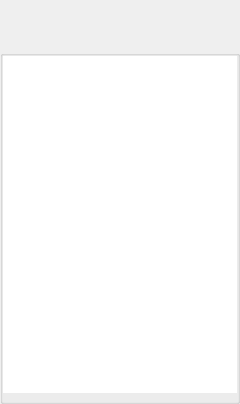
<?xml version="1.0" encoding="UTF-8"?>
<ui version="4.0">
 <class>DownloadsDialog</class>
 <widget class="QDialog" name="DownloadsDialog">
  <property name="windowModality">
   <enum>Qt::ApplicationModal</enum>
  </property>
  <property name="geometry">
   <rect>
    <x>0</x>
    <y>0</y>
    <width>240</width>
    <height>404</height>
   </rect>
  </property>
  <property name="maximumSize">
   <size>
    <width>16777215</width>
    <height>16777215</height>
   </size>
  </property>
  <property name="windowTitle">
   <string notr="true">Menu</string>
  </property>
  <property name="windowOpacity">
   <double>1.000000000000000</double>
  </property>
  <property name="toolTip">
   <string/>
  </property>
  <layout class="QVBoxLayout" name="verticalLayout">
   <property name="spacing">
    <number>0</number>
   </property>
   <property name="leftMargin">
    <number>0</number>
   </property>
   <property name="topMargin">
    <number>0</number>
   </property>
   <property name="rightMargin">
    <number>0</number>
   </property>
   <property name="bottomMargin">
    <number>0</number>
   </property>
   <item>
    <widget class="TitleBarWidget" name="m_TitleBarWidget" native="true">
     <property name="sizePolicy">
      <sizepolicy hsizetype="Preferred" vsizetype="Preferred">
       <horstretch>0</horstretch>
       <verstretch>0</verstretch>
      </sizepolicy>
     </property>
     <property name="minimumSize">
      <size>
       <width>0</width>
       <height>50</height>
      </size>
     </property>
     <property name="maximumSize">
      <size>
       <width>16777215</width>
       <height>16777215</height>
      </size>
     </property>
    </widget>
   </item>
   <item>
    <widget class="QGroupBox" name="FileItemsBox">
     <property name="minimumSize">
      <size>
       <width>0</width>
       <height>0</height>
      </size>
     </property>
     <property name="title">
      <string/>
     </property>
     <layout class="QGridLayout" name="gridLayout">
      <property name="leftMargin">
       <number>0</number>
      </property>
      <property name="topMargin">
       <number>0</number>
      </property>
      <property name="rightMargin">
       <number>0</number>
      </property>
      <property name="bottomMargin">
       <number>8</number>
      </property>
      <property name="spacing">
       <number>0</number>
      </property>
      <item row="0" column="0">
       <widget class="QListWidget" name="m_FileItemList">
        <property name="frameShape">
         <enum>QFrame::NoFrame</enum>
        </property>
        <property name="frameShadow">
         <enum>QFrame::Plain</enum>
        </property>
        <property name="lineWidth">
         <number>0</number>
        </property>
        <property name="iconSize">
         <size>
          <width>32</width>
          <height>32</height>
         </size>
        </property>
        <property name="verticalScrollMode">
         <enum>QAbstractItemView::ScrollPerPixel</enum>
        </property>
        <property name="resizeMode">
         <enum>QListView::Adjust</enum>
        </property>
        <property name="uniformItemSizes">
         <bool>true</bool>
        </property>
       </widget>
      </item>
     </layout>
    </widget>
   </item>
   <item>
    <widget class="BottomBarWidget" name="m_BottomBarWidget" native="true">
     <property name="sizePolicy">
      <sizepolicy hsizetype="Expanding" vsizetype="Minimum">
       <horstretch>0</horstretch>
       <verstretch>0</verstretch>
      </sizepolicy>
     </property>
     <property name="minimumSize">
      <size>
       <width>30</width>
       <height>0</height>
      </size>
     </property>
     <property name="autoFillBackground">
      <bool>true</bool>
     </property>
    </widget>
   </item>
  </layout>
 </widget>
 <customwidgets>
  <customwidget>
   <class>TitleBarWidget</class>
   <extends>QWidget</extends>
   <header>TitleBarWidget.h</header>
   <container>1</container>
  </customwidget>
  <customwidget>
   <class>BottomBarWidget</class>
   <extends>QWidget</extends>
   <header location="global">BottomBarWidget.h</header>
   <container>1</container>
  </customwidget>
 </customwidgets>
 <resources/>
 <connections/>
</ui>
